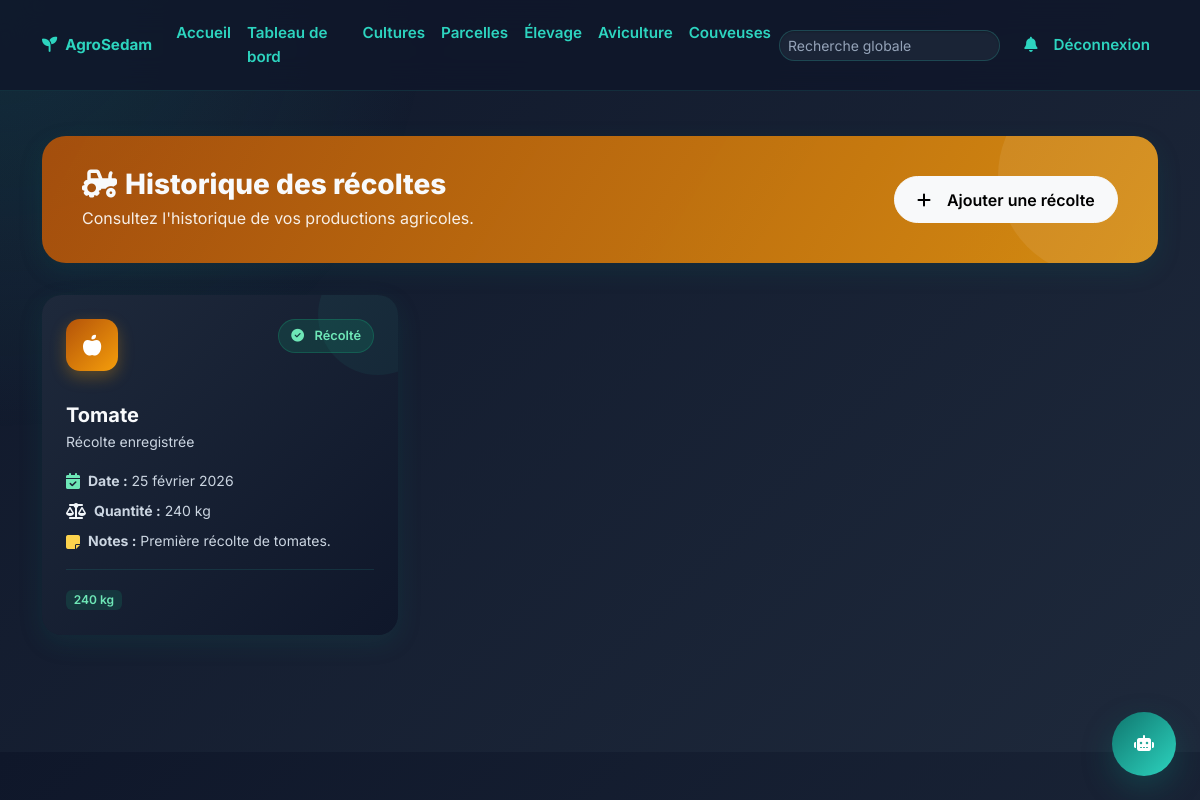
The page /harvests/ (signed in) on the database its author committed.
### gestion/models.py (models this page shows, shortened)
class Harvest(models.Model):
    crop = models.ForeignKey(Crop, on_delete=models.CASCADE, related_name='harvests')
    harvest_date = models.DateField()
    quantity = models.CharField(max_length=100)
    notes = models.TextField(blank=True)
    created_at = models.DateTimeField(auto_now_add=True)
    class Meta:
        verbose_name = 'Récolte'
        verbose_name_plural = 'Récoltes'
        ordering = ['-harvest_date']

class Crop(models.Model):
    STATUS_CHOICES = [
        ('En croissance', 'En croissance'),
        ('Mûr', 'Mûr'),
        ('Récolté', 'Récolté'),
        ('Problème', 'Problème'),
    ]
    name = models.CharField(max_length=100)
    crop_type = models.CharField(max_length=100)
    planting_date = models.DateField()
    expected_harvest_date = models.DateField()
    area = models.DecimalField(max_digits=6, decimal_places=2)
    status = models.CharField(max_length=30, choices=STATUS_CHOICES, default='En croissance')
    estimated_production = models.CharField(max_length=100, blank=True)
    photo = models.CharField(max_length=255, blank=True)
    season = models.ForeignKey(Season, on_delete=models.SET_NULL, null=True, blank=True, related_name='crops')
    plots = models.ManyToManyField(Plot, blank=True, related_name='crops')
    created_at = models.DateTimeField(auto_now_add=True)
    updated_at = models.DateTimeField(auto_now=True)
    class Meta:
        verbose_name = 'Culture'
        verbose_name_plural = 'Cultures'
        ordering = ['-created_at']

### gestion/views.py (the view)
# urls.py: path('harvests/', views.harvests_list, name='harvests'),
@login_required
def harvests_list(request):
    harvests = Harvest.objects.select_related('crop').all()
    return render(request, 'gestion/harvests.html', {'harvests': harvests})

### templates/gestion/harvests.html (shortened to what this page needs)
{% extends 'base.html' %}
{% load static %}
{% block content %}
<div class="container py-5 page-transition">
    <div class="section-header d-flex justify-content-between align-items-center flex-wrap gap-3 fade-in-up orange">
        <div>
            <h2 class="mb-1"><i class="fas fa-tractor me-2"></i>Historique des récoltes</h2>
            <p>Consultez l'historique de vos productions agricoles.</p>
        </div>
        <a class="btn btn-light" href="{% url 'harvest_create' %}"><i class="fas fa-plus me-2"></i>Ajouter une récolte</a>
    </div>
    <div class="row g-4 fade-in-up delay-1">
        {% for harvest in harvests %}
        <div class="col-md-6 col-lg-4">
            <div class="data-card h-100">
                <div class="card-body p-4">
                    <div class="d-flex justify-content-between align-items-start mb-3">
                        <div class="card-icon orange"><i class="fas fa-apple-alt"></i></div>
                        <span class="status-badge success"><i class="fas fa-check-circle me-1"></i>Récolté</span>
                    </div>
                    <h5 class="fw-bold mb-1">{{ harvest.crop.name }}</h5>
                    <p class="text-muted small mb-3">Récolte enregistrée</p>
                    <div class="d-flex flex-column gap-2 mb-3">
                        <div class="d-flex align-items-center gap-2">
                            <i class="fas fa-calendar-check text-success"></i>
                            <span class="small"><strong>Date :</strong> {{ harvest.harvest_date }}</span>
                        </div>
                        <div class="d-flex align-items-center gap-2">
                            <i class="fas fa-balance-scale text-teal"></i>
                            <span class="small"><strong>Quantité :</strong> {{ harvest.quantity }}</span>
                        </div>
                        {% if harvest.notes %}
                        <div class="d-flex align-items-center gap-2">
                            <i class="fas fa-sticky-note text-warning"></i>
                            <span class="small"><strong>Notes :</strong> {{ harvest.notes }}</span>
                        </div>
                        {% endif %}
                    </div>
                    <div class="pt-3 border-top">
                        <span class="badge bg-success-subtle text-success fw-semibold">{{ harvest.quantity }}</span>
                    </div>
                </div>
            </div>
        </div>
        {% endfor %}
    </div>
</div>
{% endblock %}

### static/css/style.css (style rules this page uses)
:root { --primary: #0f766e; --secondary: #115e59; --accent: #2dd4bf; --pastel: #5eead4; --beige: #F5F5DC; --white: #f8fafc; --soft: #1e293b; --text: #f1f5f9; --muted: #94a3b8; --teal: #0d9488; --teal-light: #2dd4bf; --orange: #f59e0b; --orange-light: #fbbf24; --blue: #3b82f6; --blue-light: #60a5fa; --purple: #8b5cf6; --purple-light: #a78bfa; --pink: #ec4899; --pink-light: #f472b6; --radius-sm: 12px; --radius-md: 20px; --radius-lg: 24px; --shadow-sm: 0 4px 14px rgba(0, 0, 0, .25); --shadow-md: 0 8px 24px rgba(15, 118, 110, .15); --shadow-lg: 0 16px 40px rgba(15, 118, 110, .25); --shadow-xl: 0 20px 50px rgba(0, 0, 0, .35); }
* { box-sizing: border-box; }
html { scroll-behavior: smooth; }
body { font-family: 'Inter', -apple-system, BlinkMacSystemFont, sans-serif; background: linear-gradient(135deg, #0f172a 0%, #1e293b 100%); color: var(--text); line-height: 1.6; overflow-x: hidden; }
body::before { content: ''; position: fixed; inset: 0; background: radial-gradient(circle at top left, rgba(45,212,191,.12), transparent 30%); pointer-events: none; z-index: -1; }
.btn { border-radius: 999px; font-weight: 600; transition: all .25s ease; display: inline-flex; align-items: center; justify-content: center; gap: .5rem; }
.data-card { position: relative; overflow: hidden; border-radius: 20px; border: none; background: linear-gradient(135deg, #1e293b 0%, #0f172a 100%); box-shadow: var(--shadow-md); transition: transform .35s cubic-bezier(.25,.8,.25,1), box-shadow .35s ease; }
.data-card::before { content: ''; position: absolute; top: -40px; right: -40px; width: 120px; height: 120px; border-radius: 50%; background: rgba(45, 212, 191, .06); transition: transform .5s cubic-bezier(.25,.8,.25,1); pointer-events: none; }
.data-card .card-body { position: relative; z-index: 1; }
.card-icon { width: 52px; height: 52px; border-radius: 14px; display: flex; align-items: center; justify-content: center; font-size: 1.3rem; color: #fff; margin-bottom: 1rem; box-shadow: 0 6px 16px rgba(45, 212, 191, .3); transition: transform .3s ease; }
.card-icon.orange { background: linear-gradient(135deg, #b45309, #f59e0b); box-shadow: 0 6px 16px rgba(245, 158, 11, .3); }
.status-badge { display: inline-flex; align-items: center; gap: .4rem; padding: .35rem .75rem; border-radius: 999px; font-size: .8rem; font-weight: 600; border: 1px solid transparent; }
.status-badge.success { background: rgba(16, 185, 129, .15); color: #6ee7b7; border-color: rgba(16, 185, 129, .25); }
.section-header { background: linear-gradient(120deg, rgba(15, 118, 110, .95), rgba(45, 212, 191, .85)); color: #fff; border-radius: var(--radius-lg); padding: 2rem 2.5rem; margin-bottom: 2rem; position: relative; overflow: hidden; box-shadow: var(--shadow-md); }
.section-header::after { content: ''; position: absolute; width: 200px; height: 200px; background: rgba(255, 255, 255, .08); border-radius: 50%; right: -40px; top: -60px; pointer-events: none; }
.section-header.orange { background: linear-gradient(120deg, rgba(180,83,9,.9), rgba(245,158,11,.85)); }
.section-header h2 { font-weight: 800; margin-bottom: .25rem; font-size: 1.75rem; position: relative; z-index: 1; }
.section-header p { color: rgba(255, 255, 255, .9); margin-bottom: 0; font-size: 1rem; position: relative; z-index: 1; }
.section-header .btn-light { border-radius: 999px; font-weight: 600; padding: .65rem 1.4rem; position: relative; z-index: 1; transition: all .25s ease; }
.fade-in-up { animation: fadeInUp .6s ease both; }
.delay-1 { animation-delay: .1s; }
.text-muted, .text-muted * { color: #cbd5e1 !important; }
small, .small { color: #cbd5e1; }
h1, h2, h3, h4, h5, h6 { color: #f8fafc; }
p, span, div { color: inherit; }
a { color: var(--accent); }
.bg-success-subtle { background-color: rgba(16, 185, 129, .15) !important; color: #6ee7b7 !important; }
.text-success { color: #6ee7b7 !important; }
.text-warning { color: #fcd34d !important; }
.border-top, .border-bottom, .border-start, .border-end { border-color: rgba(45, 212, 191, .12) !important; }
.badge { color: #f8fafc; }
.page-transition { animation: fadeInUp .5s ease; }
body { padding-bottom: 2rem; }

### rows shown on the page
Harvest: crop.name "Tomate", harvest_date "25 février 2026", quantity "240 kg", notes "Première récolte de tomates."
